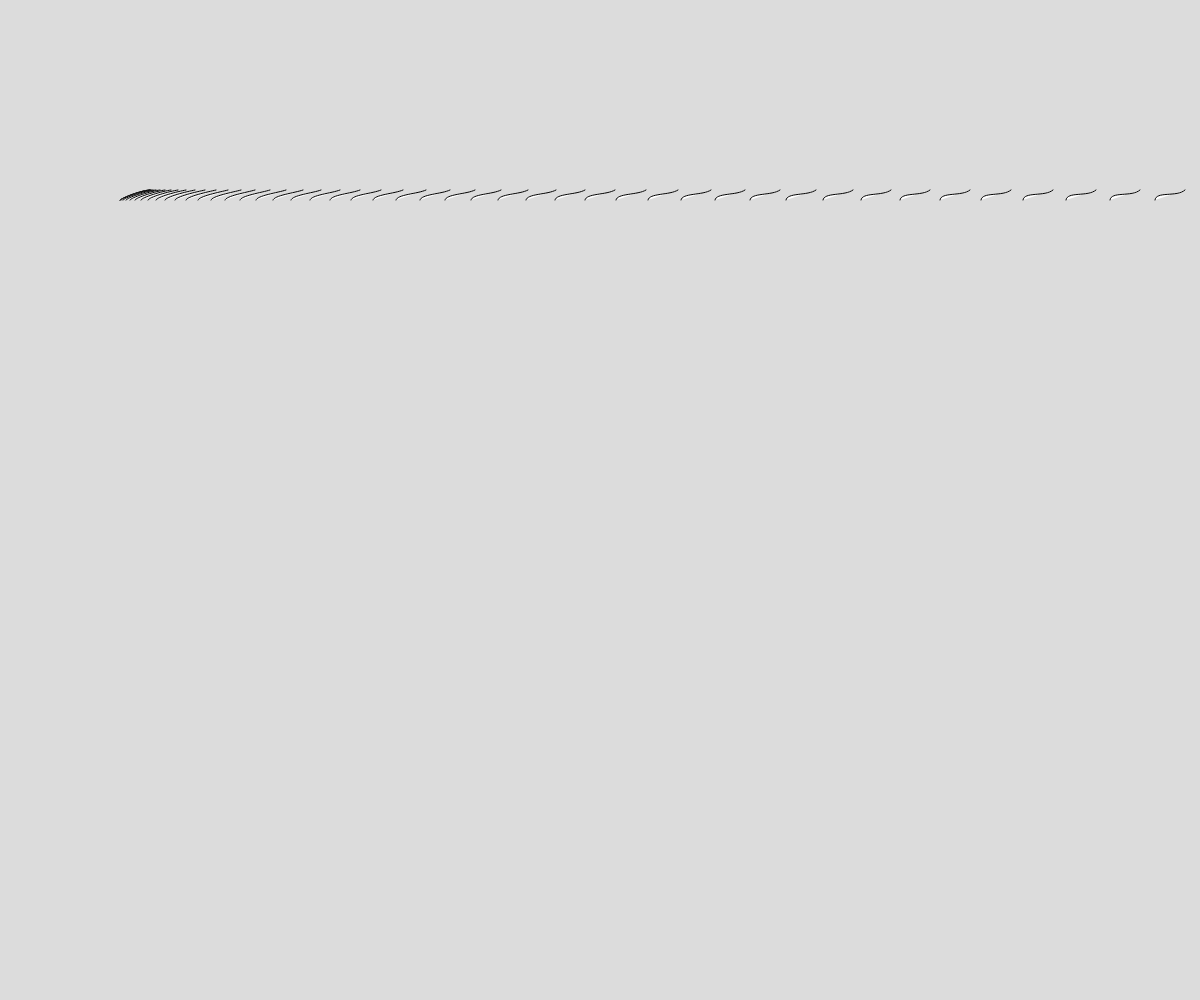
Frame 1 (no input)
Frame 2 (the mouse pressed at the canvas centre, redrawn once): identical to frame 1, image omitted

The p5.js sketch that drew this single still picture (run headless with seeded random() and noise() and a simulated clock; the mouse was pressed at the canvas centre and the sketch redrawn once):

// p5.js sketch
// ── sketch.js
// Art Replication Warm-Up
// Lukas Scrobe
// Oct/26/2023
// 

// Globals
let xValue;
let yValue;

function setup() {
  createCanvas(windowWidth, windowHeight);
  xValue = width*0.1;
  yValue = height*0.2;
  strokeWeight(1);
  //warpedSheet();
}

function draw(){
  noLoop();
  background(220);
  warpedSheet();
}

function warpedSheet(){
  let x = 0;
  let y = 0;
  translate(xValue,yValue);
  for(let i = 0;i<90;i++){
    curve(x+25,y+i,x,y,x+30,y-10,x+50,y-i);
    x += i;
    //y += i; 
  }
}
